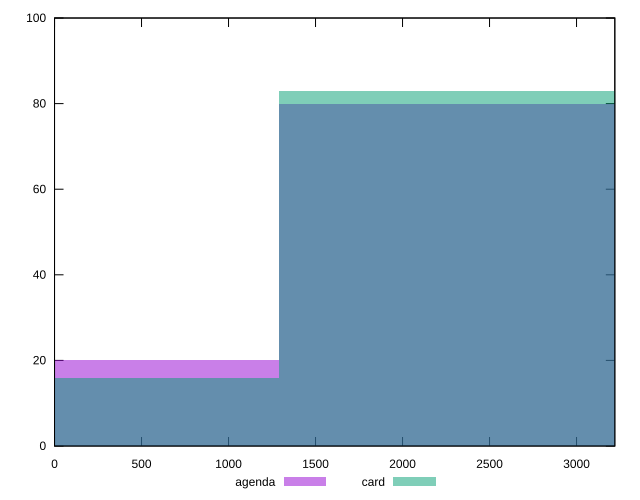

This figure's gnuplot source:
reset

$agenda <<EOF
2575.7788748622675 80
0 20
EOF

$card <<EOF
2575.7788748622675 83
0 16
EOF

set key outside below
set boxwidth 2575.7788748622675
set xrange [0:3220]
set yrange [0:100]
set trange [0:100]
set style fill transparent solid 0.5 noborder
set terminal svg size 640, 500 enhanced background rgb 'white'
set output "reports/report_00027_2021-02-24T12-40-31.850Z/unused-javascript/comparison/histogram/1_vs_2.svg"

plot $agenda title "agenda" with boxes, \
     $card title "card" with boxes

reset
